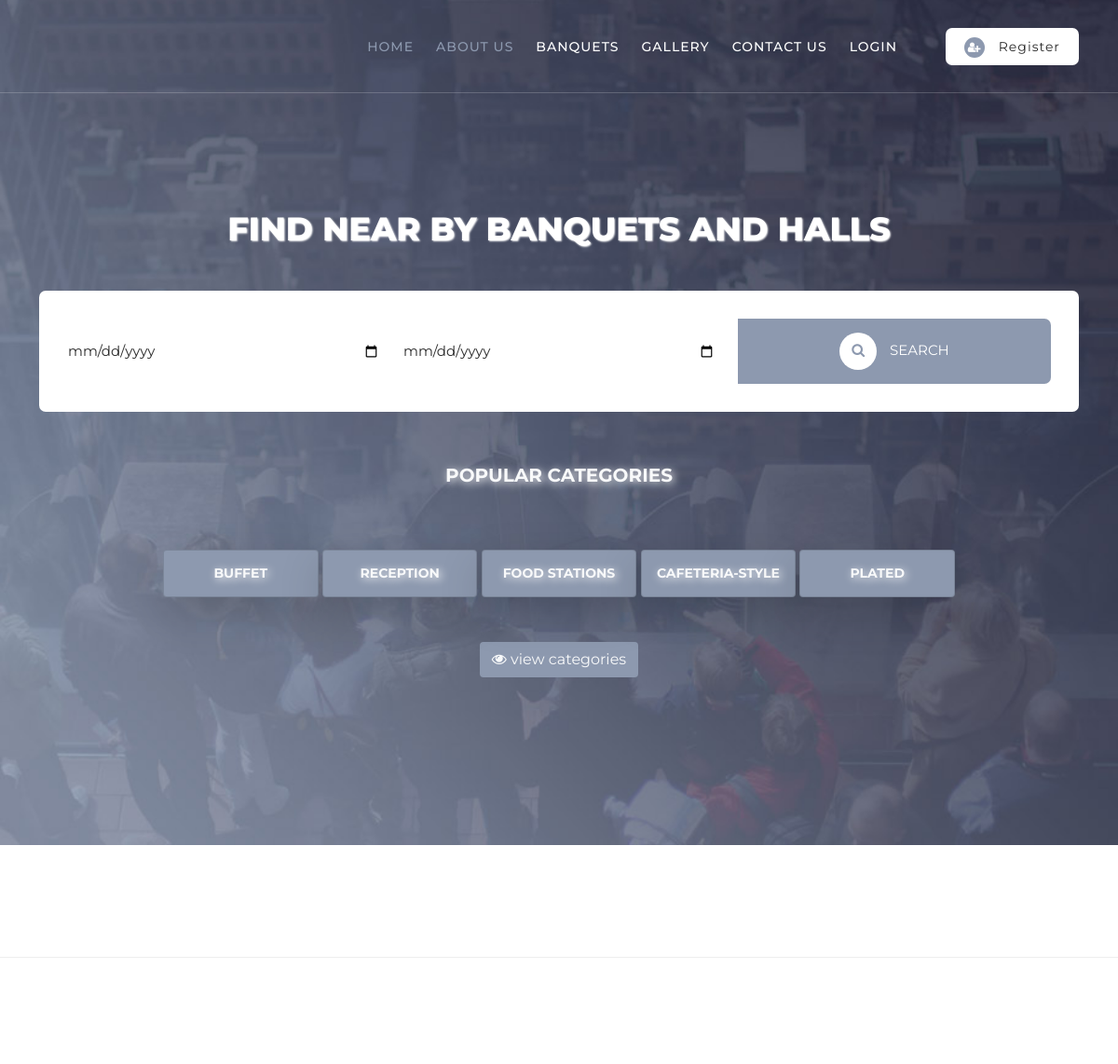
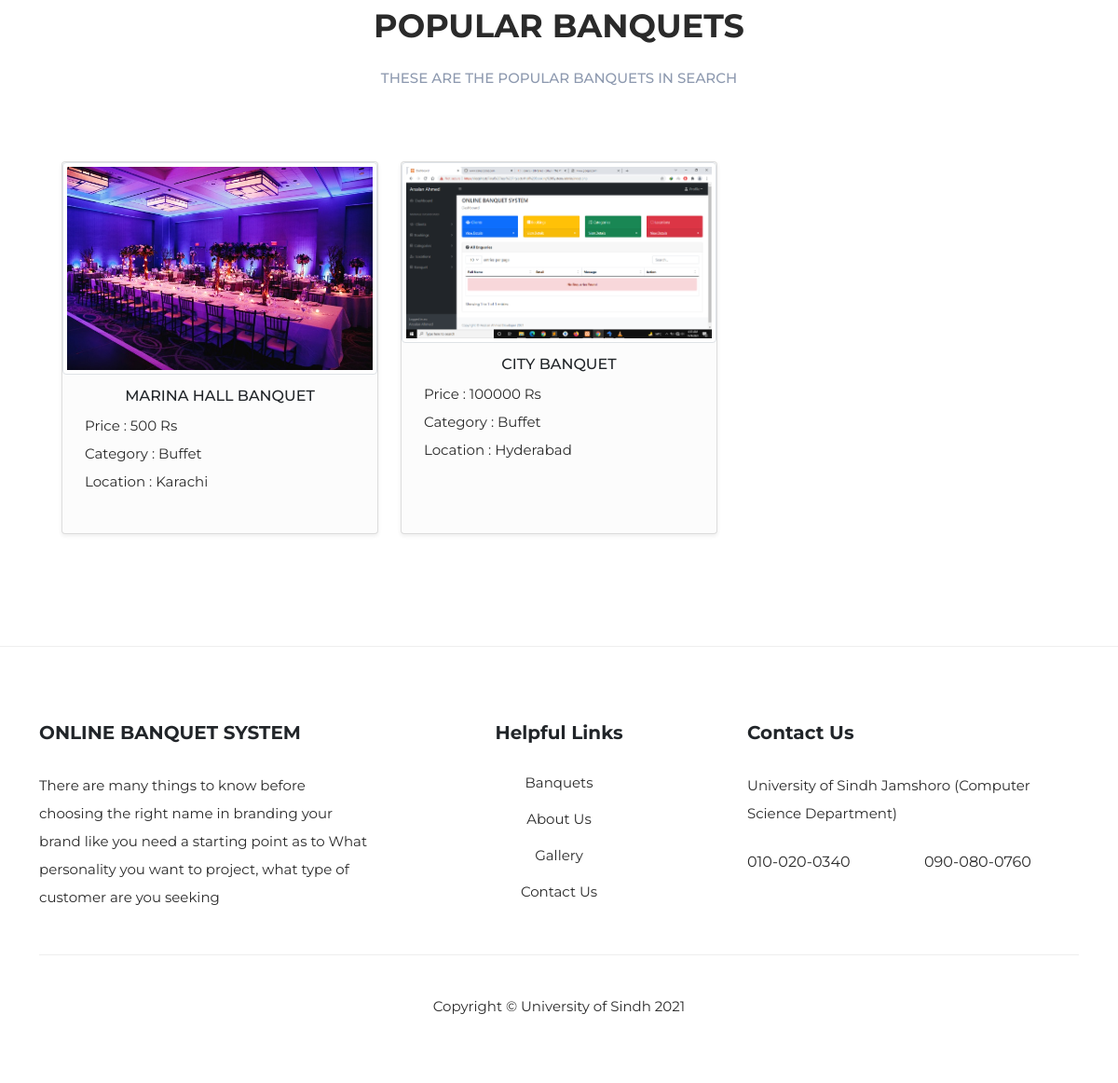
The page / on the database its author committed (2 pictures, top to bottom).
### tables this page shows
CREATE TABLE `categories` (
  `category_id` int(11) NOT NULL,
  `category_name` varchar(50) DEFAULT NULL,
  `category_desc` text DEFAULT NULL,
  `status_id` int(11) DEFAULT NULL
);

CREATE TABLE `banquets` (
  `banquet_id` int(11) NOT NULL,
  `user_id` int(11) DEFAULT NULL,
  `category_id` int(11) DEFAULT NULL,
  `location_id` int(11) DEFAULT NULL,
  `status_id` int(11) DEFAULT NULL,
  `banquet_name` varchar(100) DEFAULT NULL,
  `price` varchar(50) DEFAULT NULL,
  `phone_number` varchar(20) DEFAULT NULL,
  `address` text DEFAULT NULL,
  `total_guest` int(11) DEFAULT NULL,
  `banquet_image` varchar(100) DEFAULT NULL
);

CREATE TABLE `locations` (
  `location_id` int(11) NOT NULL,
  `location_name` varchar(50) DEFAULT NULL,
  `status_id` int(11) DEFAULT NULL
);

### require/Data.php (called while the page is built, shortened)
<?php
	class Data{
		private $db;
		public function __construct(){
		   $this->db = new Database();
		}
					?>
			   <?php
		public function getCategoriesDetails(){
			$select = "SELECT * FROM `categories` WHERE `status_id` = 5";
			$result = $this->db->executeQuery($select);
			return $result;
		}
		public function getBanuqetDetailsQuery(){
			$select = "SELECT * FROM categories,banquets,locations,users,status WHERE banquets.user_id = users.user_id AND banquets.category_id = categories.category_id AND banquets.location_id = locations.location_id AND banquets.status_id = status.status_id AND banquets.status_id = 5";
			$result = $this->db->executeQuery($select);
			return $result;
		}
	}
?>

### database/database.php (called while the page is built, shortened)
<?php
	class Database{
		private $db_host = "localhost";
		private $db_user = "root";
		private $db_pass = "";
		private $db_name = "hall_booking_system";
		private $connection = null;
		public function __construct(){
			$this->connection = mysqli_connect($this->db_host,$this->db_user,$this->db_pass,$this->db_name);
		}
		public function executeQuery($query){
			$this->query = $query;
			$this->result = mysqli_query($this->connection,$this->query);
			return $this->result;
		}
	}
?>

### index.php (the view, shortened to what this page needs)
<?php
  include_once('includes/header.php');
?>
  <?php
    include_once('includes/navigation.php');
  ?>
  <div class="main-banner" style="margin-top: -80px;">
    <div class="container">
      <div class="row">
        <div class="col-lg-12">
          <div class="top-text header-text">
            <h2 style="font-size: 35px;text-shadow: 1px 1px 2px white;">FIND NEAR BY BANQUETS AND HALLS</h2>
          </div>
        </div>
        <div class="col-lg-12">
          <form id="search-form" name="gs" method="POST" role="search" action="process.php">
            <div class="row">
              <div class="col-lg-4 align-self-center">
                  <fieldset>
                      <input type="date"  autocomplete="on" name="fromDate" placeholder="Enter From Date" required>
                  </fieldset>
              </div>
              <div class="col-lg-4 align-self-center">
                  <fieldset>
                       <input type="date"  autocomplete="on" name="toDate" placeholder="Enter To Date" required>
                  </fieldset>
              </div>
              <div class="col-lg-4">
                  <fieldset>
                      <button class="main-button" type="submit" name="searchBanquets"><i class="fa fa-search"></i> SEARCH </button>
                  </fieldset>
              </div>
            </div>
          </form>
        </div>
        <div class="col-lg-10 offset-lg-1">
          <h5 align="center" class="mt-5 text-light p-2" style="text-shadow: 2px 2px 10px white;font-weight: BOLD;">POPULAR CATEGORIES</h5>
          <ul class="categories">
            <?php
               require('require/Data.php');
               require('database/database.php');
               $data = new Data();
              $result = $data->getCategoriesDetails();
               $a  = 1;
               while($row = mysqli_fetch_assoc($result)){
                if($a == 6) break;
                 $a++;
                ?>
                 <li>
                    <div class="card shadow-lg" style="background: #8d99af;">
                      <div class="card-body ">
                        <h6 class="text-light" style=" text-shadow: 2px 2px 10px white; font-size: 14px ;font-weight: BOLD; text-transform: uppercase;"><?php echo $row['category_name']?></h6>
                      </div>
                    </div>
                  </li>
                <?php
               }
            ?>
          </ul>
          <div class="row mt-5
          ">
            <div class="col-lg-12">
                <center><a href="categories.php"><button style="background: #8d99af;" class="btn btn-default text-light"><i class="fa fa-eye"></i> view categories</button></a></center>
            </div>
          </div>
        </div>
      </div>
    </div>
  </div>
  <div class="recent-listing">
    <div class="container">
      <div class="row">
        <div class="col-lg-12">
          <div class="section-heading">
            <h2>POPULAR BANQUETS</h2>
            <h6>These are the popular banquets in search</h6>
          </div>
        </div>
        <div class="col-lg-12">
          <div class="container">
            <div class="row">
              <?php
                  $result = $data->getBanuqetDetailsQuery();
                  while($row = mysqli_fetch_assoc($result)){
                    ?>
                     <div class="col-lg-4 ">
                    <a href="banquets_detail.php">
                      <div class="card shadow-sm" style="background: #fcfcfc; height: 400px;">
                        <img class="img img-responsive img-thumbnail" src="uploads/<?php echo $row['banquet_image']?>" width="200px" height="200px">
                        <div class="card-body">
                          <h6 align="center" class="text-dark"><?php echo strtoupper($row['banquet_name'])?></h6>
                          <div class="p-2">
                            <p>Price : <?php echo $row['price']." Rs"?></p>
                            <p>Category : <?php echo $row['category_name']?></p>
                            <p>Location : <?php echo $row['location_name']?></p>
                          </div>
                        </div>
                      </div>
                   </a>
                     </div>
                    <?php
                  }
              ?>
            </div>
          </div>
        </div>
      </div>
    </div>
  </div>
  <?php
  include_once('includes/footer.php');
?>

### includes/header.php (shortened to what this page needs)
<!DOCTYPE html>
<html lang="en">
  <head>
    <link href="vendor/bootstrap/css/bootstrap.min.css" rel="stylesheet">
<link rel="stylesheet" href="//cdnjs.cloudflare.com/ajax/libs/fancybox/2.1.5/jquery.fancybox.min.css" media="screen">
    <link rel="stylesheet" href="assets/css/fontawesome.css">
    <link rel="stylesheet" href="assets/css/templatemo-plot-listing.css">
    <link rel="stylesheet" href="assets/css/animated.css">
    <link rel="stylesheet" href="assets/css/owl.css">
  </head>
<body>

### includes/navigation.php (shortened to what this page needs)
<header class="header-area header-sticky wow slideInDown" data-wow-duration="0.75s" data-wow-delay="0s">
   <div class="container">
     <div class="row">
       <div class="col-12">
         <nav class="main-nav">
           <ul class="nav">
             <li><a href="index.php" class="active">Home</a></li>
                <li><a href="about.php" class="active">About Us</a></li>
             <li><a href="banquets.php">Banquets</a></li>
             <li><a href="gallery.php">Gallery</a></li>
               <li><a href="contact.php">Contact Us</a></li>
             <?php
               if(isset($_SESSION['user'])){
                 ?>
                   <li><div class="main-white-button"><a href="profile.php"><i class="fa fa-user"></i><?php echo $_SESSION['user']['username']?></a></div></li>
                 <?php
               }else{
                 ?>
                  <li><a href="login.php">Login</a></li>
             <li><div class="main-white-button"><a href="register.php"><i class="fa fa-user-plus"></i> Register</a></div></li>
                 <?php
               }
             ?>
           </ul>
         </nav>
       </div>
     </div>
   </div>
 </header>

### includes/footer.php (shortened to what this page needs)
 <footer>
    <div class="container">
      <div class="row">
        <div class="col-lg-4">
          <div class="about">
            <div class="logo">
              <h4 class="text-dark">ONLINE BANQUET SYSTEM</h4>
            </div>
            <p>There are many things to know before choosing the right name in branding your brand like you need a starting point as to What personality you want to project, what type of customer are you seeking</p>
          </div>
        </div>
        <div class="col-lg-4">
          <div class="helpful-links">
            <center>
            <h4 class="text-dark">Helpful Links</h4>
            <div class="row">
              <div class="col-lg-12 col-sm-12">
                <ul>
                  <li><a href="banquets.php">Banquets</a></li>
                  <li><a href="about.php">About Us</a></li>
                  <li><a href="gallery.php">Gallery</a></li>
                  <li><a href="contact.php">Contact Us</a></li>
                </ul>
              </div>
            </div>
          </center>
          </div>
        </div>
        <div class="col-lg-4">
          <div class="contact-us">
            <h4 class="text-dark">Contact Us</h4>
            <p>University of Sindh Jamshoro (Computer Science Department)</p>
            <div class="row">
              <div class="col-lg-6">
                <a href="contact.php">010-020-0340</a>
              </div>
              <div class="col-lg-6">
                <a href="contact.php">090-080-0760</a>
              </div>
            </div>
          </div>
        </div>
        <div class="col-lg-12">
          <div class="sub-footer">
            <p>Copyright © University of Sindh 2021
          </div>
        </div>
      </div>
    </div>
  </footer>
</body>
</html>

### rows shown on the page
categories: category_name "BUFFET"
categories: category_name "RECEPTION"
categories: category_name "FOOD STATIONS"
categories: category_name "CAFETERIA-STYLE"
categories: category_name "PLATED"
banquets: banquet_image (picture), banquet_name "MARINA HALL BANQUET", price "500", category.category_name "Buffet", location.location_name "Karachi"
banquets: banquet_image (picture), banquet_name "CITY BANQUET", price "100000", category.category_name "Buffet", location.location_name "Hyderabad"
